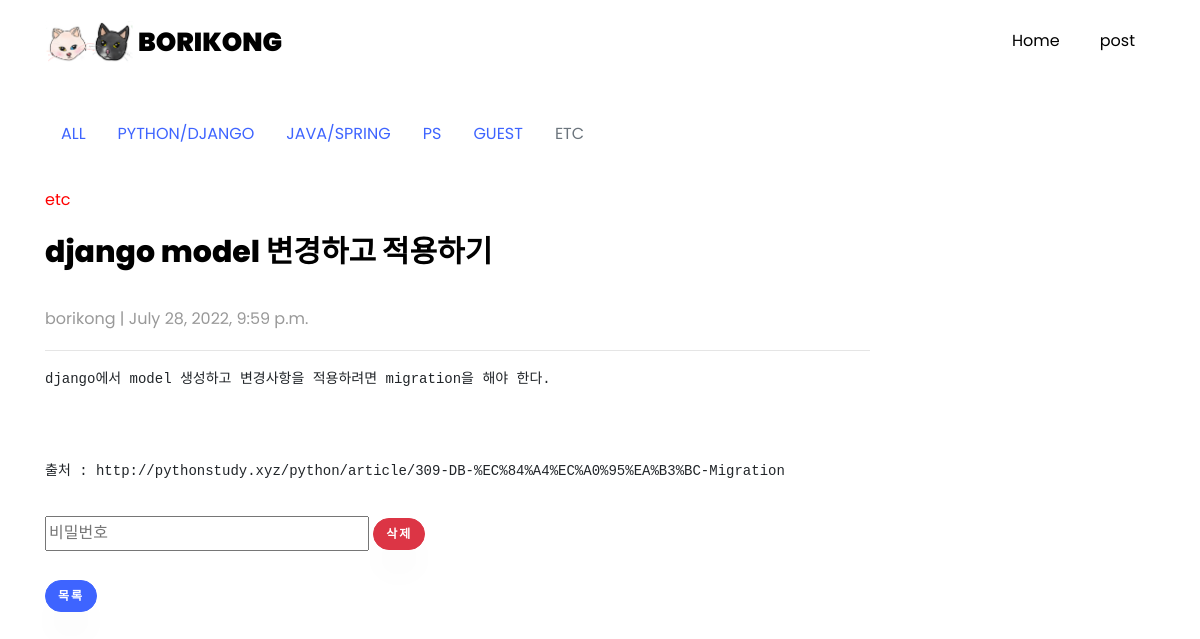
Before: /blog/3 with the older database file.
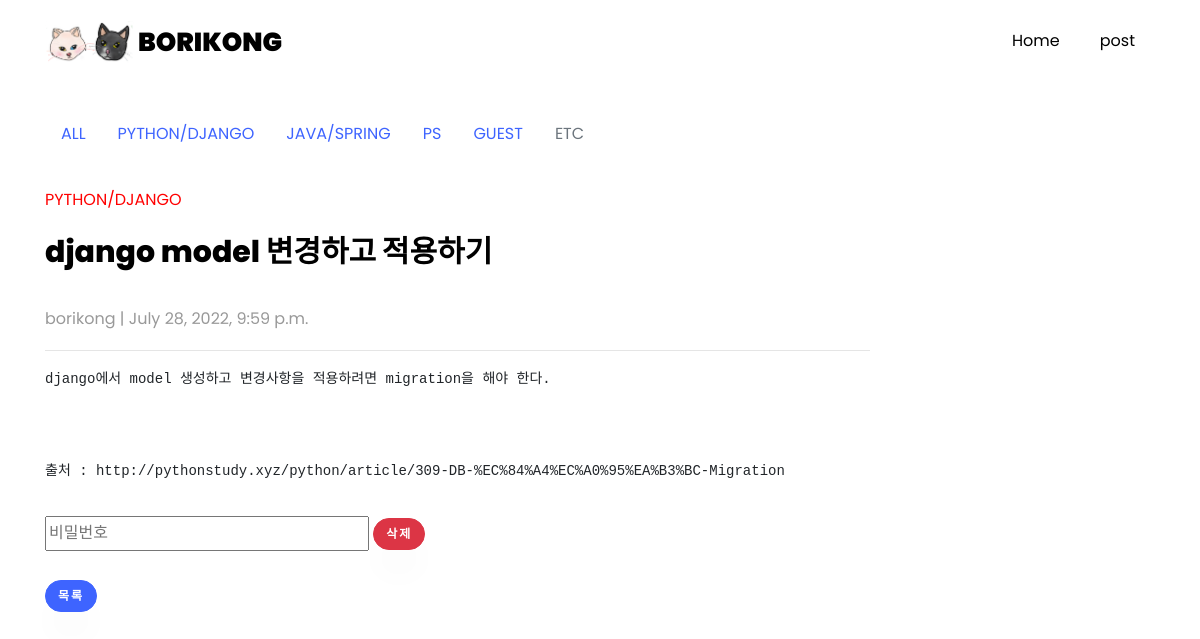
After: the same page with the newer database file.
### main/models.py (models this page shows, shortened)
class Post(models.Model):
    CATEGORIES = (
        ('PYTHON/DJANGO', 'python/django'),
        ('JAVA/SPRING', 'java/spring'),
        ('ANDROID', 'android'),
        ('ML', 'ml'),
        ('PS', 'ps'),
        ('GUEST','guest'),
        ('ETC', 'etc')
    )
    category = models.CharField(max_length=200, default="etc", choices=CATEGORIES,verbose_name="글 분류")
    user=models.CharField(max_length=20, default="borikong",verbose_name="작성자")
    passwd=models.CharField(max_length=50,default="",verbose_name="비밀번호")
    postname=models.CharField(max_length=100,verbose_name="제목")
    contents=models.TextField(verbose_name="내용")
    hits=models.PositiveIntegerField(default=0,verbose_name="조회수")
    mainphoto=models.ImageField(blank=True,null=True)
    subphoto1=models.ImageField(blank=True, null=True)
    subphoto1 = models.ImageField(blank=True, null=True)
    subphoto2 = models.ImageField(blank=True, null=True)
    subphoto3 = models.ImageField(blank=True, null=True)
    subphoto4 = models.ImageField(blank=True, null=True)
    subphoto5 = models.ImageField(blank=True, null=True)
    subphoto6 = models.ImageField(blank=True, null=True)
    subphoto7 = models.ImageField(blank=True, null=True)
    subphoto8 = models.ImageField(blank=True, null=True)
    subphoto9 = models.ImageField(blank=True, null=True)
    created_at = models.DateTimeField(auto_now_add=True)
    updated_at = models.DateTimeField(auto_now=True)

### main/views.py (the view)
# urls.py: path('blog/<int:pk>',posting,name='posting'),
def posting(request, pk):
    post = Post.objects.get(pk=pk)
    return render(request, 'main/posting.html', {'post': post})

### main/templates/main/posting.html (shortened to what this page needs)
{% extends "base.html" %}
{% load static %}
{% block content %}
    <section class="ftco-section ftco-no-pb goto-here" id="post-section">
		<div class="container">
			<div class="row">
				<div class="col-md-9" >
					<div id="page-1" class="page one">
						{% include "./components/c_nav.html" %}
						<p style="color:red;">{{post.category}}</p>
						<h2 class="heading">{{post.postname}}</h2>
    <p>{{post.user}} | {{post.created_at}}</p>
						<hr/>
    <pre>{{post.contents|linebreaks}}</pre>
						<form method="POST" action="{% url 'main:delete' pk=post.pk %}">
							<input type="password" name="passwd" id="passwd" placeholder="비밀번호">
							<input type="submit" value="삭제" class="btn btn-danger">
						</form>
					<br/>
						<a class="btn btn-primary" href="/" role="button">목록</a>
					</div>
				</div>
			</div>
		</div>
	</section>
{% endblock %}

Changed rows visible on the page:
changed Post "django model 변경하고 적용하기": category "etc" → "PYTHON/DJANGO"
